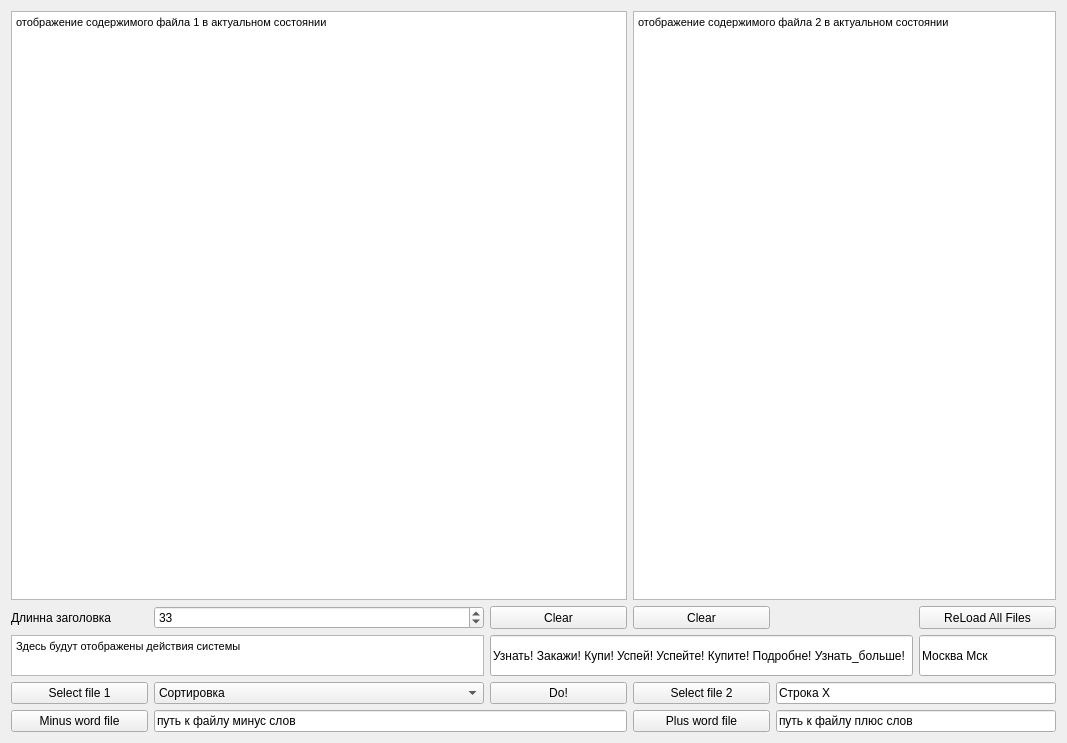
         <widget class="QWidget" name="scrollAreaWidgetContents_4">
          <property name="geometry">
           <rect>
            <x>0</x>
            <y>0</y>
            <width>1067</width>
            <height>743</height>
           </rect>
          </property>
          <layout class="QGridLayout" name="gridLayout_9">
           <item row="1" column="0">
            <widget class="QLabel" name="label">
             <property name="maximumSize">
              <size>
               <width>16777215</width>
               <height>16777215</height>
              </size>
             </property>
             <property name="text">
              <string>Длинна заголовка</string>
             </property>
            </widget>
           </item>
           <item row="1" column="5">
            <widget class="QPushButton" name="reloading">
             <property name="sizePolicy">
              <sizepolicy hsizetype="Preferred" vsizetype="Preferred">
               <horstretch>0</horstretch>
               <verstretch>0</verstretch>
              </sizepolicy>
             </property>
             <property name="text">
              <string>ReLoad All Files</string>
             </property>
            </widget>
           </item>
           <item row="3" column="1">
            <widget class="QComboBox" name="select_task">
             <property name="sizePolicy">
              <sizepolicy hsizetype="Preferred" vsizetype="Preferred">
               <horstretch>0</horstretch>
               <verstretch>0</verstretch>
              </sizepolicy>
             </property>
             <item>
              <property name="text">
               <string>Сортировка</string>
              </property>
             </item>
             <item>
              <property name="text">
               <string>Все слова в СТОЛБЕЦ</string>
              </property>
             </item>
             <item>
              <property name="text">
               <string>Удалить СТРОКИ полностью из ЦИФР</string>
              </property>
             </item>
             <item>
              <property name="text">
               <string>Удалить строки КОРОЧЕ Х символов</string>
              </property>
             </item>
             <item>
              <property name="text">
               <string>Выписать строки ДЛИННЕЕ Х символов</string>
              </property>
             </item>
             <item>
              <property name="text">
               <string>Удалить СТРОГИЙ ДУБЛЬ</string>
              </property>
             </item>
             <item>
              <property name="text">
               <string>Х в КОНЕЦ каждой строки</string>
              </property>
             </item>
             <item>
              <property name="text">
               <string>Файла1 МИНУС  Файла2 СТРОГОЕ</string>
              </property>
             </item>
             <item>
              <property name="text">
               <string>Удалить СТРОКИ с Х</string>
              </property>
             </item>
             <item>
              <property name="text">
               <string>Первая ЗАГЛАВНАЯ</string>
              </property>
             </item>
             <item>
              <property name="text">
               <string>Удалить ЦИФРЫ из строк</string>
              </property>
             </item>
             <item>
              <property name="text">
               <string>Удалить Х  из строка</string>
              </property>
             </item>
             <item>
              <property name="text">
               <string>Устранить НЕСТРОГИЙ ДУБЛЬ, для слов длиннее Х</string>
              </property>
             </item>
             <item>
              <property name="text">
               <string>СПИСОК МИНУСОВ из Ф1(минус) и Ф2(плюс)</string>
              </property>
             </item>
             <item>
              <property name="text">
               <string>Файла1 МИНУС  Файла2 НЕСТРОГОЕ</string>
              </property>
             </item>
             <item>
              <property name="text">
               <string>ЗАГОЛОВОК по ключам и доп слова</string>
              </property>
             </item>
             <item>
              <property name="text">
               <string>ПРИЗЫВ в конец ЗАГОЛОВКА</string>
              </property>
             </item>
             <item>
              <property name="text">
               <string>НОРМализовать</string>
              </property>
             </item>
             <item>
              <property name="text">
               <string>Устранить ОЧЕНЬ НЕСТРОГИЙ ДУБЛЬ</string>
              </property>
             </item>
             <item>
              <property name="text">
               <string>Файла1 МИНУС  Файла2 НЕСТРОГОЕ  ИСХОД</string>
              </property>
             </item>
            </widget>
           </item>
           <item row="3" column="2">
            <widget class="QPushButton" name="do_task">
             <property name="sizePolicy">
              <sizepolicy hsizetype="Preferred" vsizetype="Preferred">
               <horstretch>0</horstretch>
               <verstretch>0</verstretch>
              </sizepolicy>
             </property>
             <property name="text">
              <string>Do!</string>
             </property>
            </widget>
           </item>
           <item row="3" column="0">
            <widget class="QPushButton" name="select_file1">
             <property name="sizePolicy">
              <sizepolicy hsizetype="Preferred" vsizetype="Preferred">
               <horstretch>0</horstretch>
               <verstretch>0</verstretch>
              </sizepolicy>
             </property>
             <property name="text">
              <string>Select file 1</string>
             </property>
            </widget>
           </item>
           <item row="3" column="3">
            <widget class="QPushButton" name="select_file2">
             <property name="sizePolicy">
              <sizepolicy hsizetype="Preferred" vsizetype="Preferred">
               <horstretch>0</horstretch>
               <verstretch>0</verstretch>
              </sizepolicy>
             </property>
             <property name="text">
              <string>Select file 2</string>
             </property>
            </widget>
           </item>
           <item row="3" column="4" colspan="2">
            <widget class="QLineEdit" name="string_x">
             <property name="sizePolicy">
              <sizepolicy hsizetype="Preferred" vsizetype="Preferred">
               <horstretch>0</horstretch>
               <verstretch>0</verstretch>
              </sizepolicy>
             </property>
             <property name="text">
              <string>Строка Х</string>
             </property>
            </widget>
           </item>
           <item row="4" column="1" colspan="2">
            <widget class="QLineEdit" name="minus_word_file_string">
             <property name="sizePolicy">
              <sizepolicy hsizetype="Preferred" vsizetype="Preferred">
               <horstretch>0</horstretch>
               <verstretch>0</verstretch>
              </sizepolicy>
             </property>
             <property name="text">
              <string>путь к файлу минус слов</string>
             </property>
            </widget>
           </item>
           <item row="4" column="3">
            <widget class="QPushButton" name="plus_word_select_file">
             <property name="sizePolicy">
              <sizepolicy hsizetype="Preferred" vsizetype="Preferred">
               <horstretch>0</horstretch>
               <verstretch>0</verstretch>
              </sizepolicy>
             </property>
             <property name="maximumSize">
              <size>
               <width>16777215</width>
               <height>16777215</height>
              </size>
             </property>
             <property name="text">
              <string>Plus word file</string>
             </property>
            </widget>
           </item>
           <item row="4" column="0">
            <widget class="QPushButton" name="minus_word_select_file">
             <property name="sizePolicy">
              <sizepolicy hsizetype="Preferred" vsizetype="Preferred">
               <horstretch>0</horstretch>
               <verstretch>0</verstretch>
              </sizepolicy>
             </property>
             <property name="text">
              <string>Minus word file</string>
             </property>
            </widget>
           </item>
           <item row="1" column="2">
            <widget class="QPushButton" name="clear_fb1">
             <property name="sizePolicy">
              <sizepolicy hsizetype="Preferred" vsizetype="Preferred">
               <horstretch>0</horstretch>
               <verstretch>0</verstretch>
              </sizepolicy>
             </property>
             <property name="minimumSize">
              <size>
               <width>100</width>
               <height>0</height>
              </size>
             </property>
             <property name="text">
              <string>Clear</string>
             </property>
            </widget>
           </item>
           <item row="1" column="3">
            <widget class="QPushButton" name="clear_fb2">
             <property name="sizePolicy">
              <sizepolicy hsizetype="Preferred" vsizetype="Preferred">
               <horstretch>0</horstretch>
               <verstretch>0</verstretch>
              </sizepolicy>
             </property>
             <property name="text">
              <string>Clear</string>
             </property>
            </widget>
           </item>
           <item row="4" column="4" colspan="2">
            <widget class="QLineEdit" name="plus_word_file_string">
             <property name="sizePolicy">
              <sizepolicy hsizetype="Preferred" vsizetype="Preferred">
               <horstretch>0</horstretch>
               <verstretch>0</verstretch>
              </sizepolicy>
             </property>
             <property name="text">
              <string>путь к файлу плюс слов</string>
             </property>
            </widget>
           </item>
           <item row="0" column="3" colspan="3">
            <widget class="QTextBrowser" name="file2_brows">
             <property name="html">
              <string>&lt;!DOCTYPE HTML PUBLIC &quot;-//W3C//DTD HTML 4.0//EN&quot; &quot;http://www.w3.org/TR/REC-html40/strict.dtd&quot;&gt;
&lt;html&gt;&lt;head&gt;&lt;meta name=&quot;qrichtext&quot; content=&quot;1&quot; /&gt;&lt;style type=&quot;text/css&quot;&gt;
p, li { white-space: pre-wrap; }
&lt;/style&gt;&lt;/head&gt;&lt;body style=&quot; font-family:'MS Shell Dlg 2'; font-size:8.25pt; font-weight:400; font-style:normal;&quot;&gt;
&lt;p style=&quot; margin-top:0px; margin-bottom:0px; margin-left:0px; margin-right:0px; -qt-block-indent:0; text-indent:0px;&quot;&gt;отображение содержимого файла 2 в актуальном состоянии&lt;/p&gt;
&lt;p style=&quot;-qt-paragraph-type:empty; margin-top:0px; margin-bottom:0px; margin-left:0px; margin-right:0px; -qt-block-indent:0; text-indent:0px;&quot;&gt;&lt;br /&gt;&lt;/p&gt;&lt;/body&gt;&lt;/html&gt;</string>
             </property>
            </widget>
           </item>
           <item row="1" column="1">
            <widget class="QSpinBox" name="zag_len">
             <property name="enabled">
              <bool>true</bool>
             </property>
             <property name="sizePolicy">
              <sizepolicy hsizetype="Preferred" vsizetype="Preferred">
               <horstretch>0</horstretch>
               <verstretch>0</verstretch>
              </sizepolicy>
             </property>
             <property name="value">
              <number>33</number>
             </property>
            </widget>
           </item>
           <item row="0" column="0" colspan="3">
            <widget class="QTextBrowser" name="file1_brows">
             <property name="sizePolicy">
              <sizepolicy hsizetype="Preferred" vsizetype="Preferred">
               <horstretch>0</horstretch>
               <verstretch>0</verstretch>
              </sizepolicy>
             </property>
             <property name="maximumSize">
              <size>
               <width>16777215</width>
               <height>16777215</height>
              </size>
             </property>
             <property name="html">
              <string>&lt;!DOCTYPE HTML PUBLIC &quot;-//W3C//DTD HTML 4.0//EN&quot; &quot;http://www.w3.org/TR/REC-html40/strict.dtd&quot;&gt;
&lt;html&gt;&lt;head&gt;&lt;meta name=&quot;qrichtext&quot; content=&quot;1&quot; /&gt;&lt;style type=&quot;text/css&quot;&gt;
p, li { white-space: pre-wrap; }
&lt;/style&gt;&lt;/head&gt;&lt;body style=&quot; font-family:'MS Shell Dlg 2'; font-size:8.25pt; font-weight:400; font-style:normal;&quot;&gt;
&lt;p style=&quot; margin-top:0px; margin-bottom:0px; margin-left:0px; margin-right:0px; -qt-block-indent:0; text-indent:0px;&quot;&gt;отображение содержимого файла 1 в актуальном состоянии&lt;/p&gt;
&lt;p style=&quot;-qt-paragraph-type:empty; margin-top:0px; margin-bottom:0px; margin-left:0px; margin-right:0px; -qt-block-indent:0; text-indent:0px;&quot;&gt;&lt;br /&gt;&lt;/p&gt;&lt;/body&gt;&lt;/html&gt;</string>
             </property>
            </widget>
           </item>
           <item row="2" column="5">
            <widget class="QLineEdit" name="geoline">
             <property name="sizePolicy">
              <sizepolicy hsizetype="Preferred" vsizetype="Preferred">
               <horstretch>0</horstretch>
               <verstretch>0</verstretch>
              </sizepolicy>
             </property>
             <property name="minimumSize">
              <size>
               <width>0</width>
               <height>41</height>
              </size>
             </property>
             <property name="maximumSize">
              <size>
               <width>16777215</width>
               <height>16777215</height>
              </size>
             </property>
             <property name="text">
              <string>Москва Мск</string>
             </property>
            </widget>
           </item>
           <item row="2" column="0" colspan="2">
            <widget class="QTextBrowser" name="state_brows">
             <property name="sizePolicy">
              <sizepolicy hsizetype="Preferred" vsizetype="Preferred">
               <horstretch>0</horstretch>
               <verstretch>0</verstretch>
              </sizepolicy>
             </property>
             <property name="maximumSize">
              <size>
               <width>16777215</width>
               <height>41</height>
              </size>
             </property>
             <property name="html">
              <string>&lt;!DOCTYPE HTML PUBLIC &quot;-//W3C//DTD HTML 4.0//EN&quot; &quot;http://www.w3.org/TR/REC-html40/strict.dtd&quot;&gt;
&lt;html&gt;&lt;head&gt;&lt;meta name=&quot;qrichtext&quot; content=&quot;1&quot; /&gt;&lt;style type=&quot;text/css&quot;&gt;
p, li { white-space: pre-wrap; }
&lt;/style&gt;&lt;/head&gt;&lt;body style=&quot; font-family:'MS Shell Dlg 2'; font-size:8.25pt; font-weight:400; font-style:normal;&quot;&gt;
&lt;p style=&quot; margin-top:0px; margin-bottom:0px; margin-left:0px; margin-right:0px; -qt-block-indent:0; text-indent:0px;&quot;&gt;Здесь будут отображены действия системы&lt;/p&gt;&lt;/body&gt;&lt;/html&gt;</string>
             </property>
            </widget>
           </item>
           <item row="2" column="2" colspan="3">
            <widget class="QLineEdit" name="actionline">
             <property name="sizePolicy">
              <sizepolicy hsizetype="Preferred" vsizetype="Preferred">
               <horstretch>0</horstretch>
               <verstretch>0</verstretch>
              </sizepolicy>
             </property>
             <property name="minimumSize">
              <size>
               <width>0</width>
               <height>41</height>
              </size>
             </property>
             <property name="maximumSize">
              <size>
               <width>16777215</width>
               <height>16777215</height>
              </size>
             </property>
             <property name="text">
              <string>Узнать! Закажи! Купи! Успей! Успейте! Купите! Подробне! Узнать_больше!</string>
             </property>
            </widget>
           </item>
          </layout>
         </widget>
